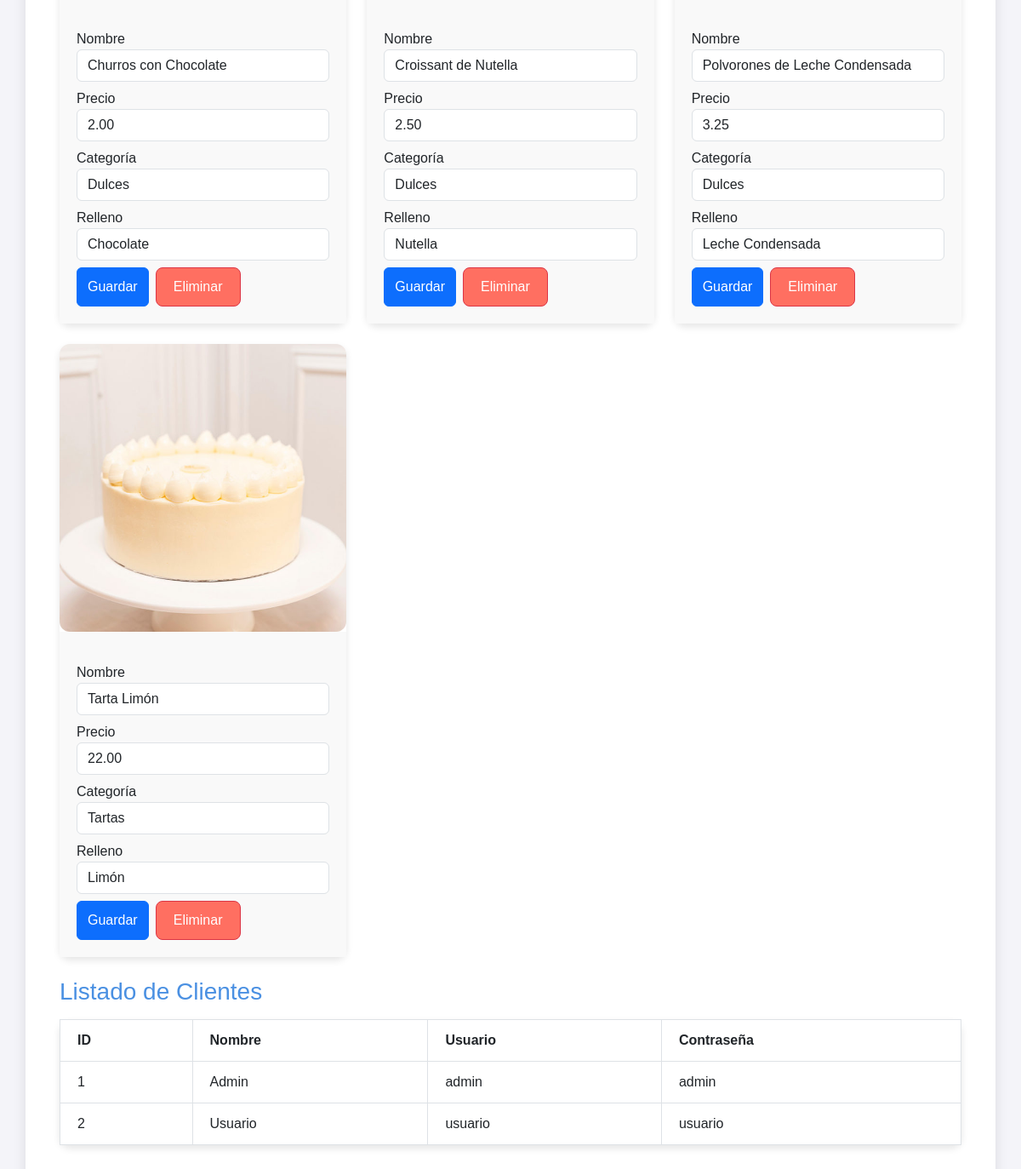
The page /mainAdmin.php (signed in, lower part) on the database as committed earlier.
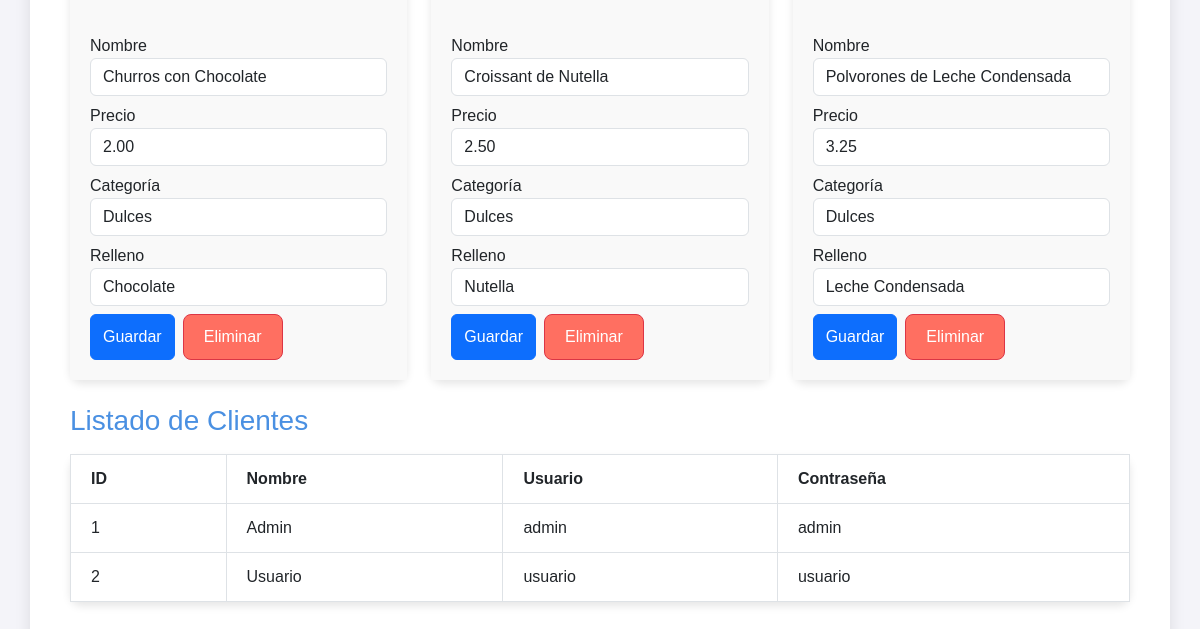
The same page on the database as committed later.
### tables this page shows
CREATE TABLE IF NOT EXISTS productos (
    id INT AUTO_INCREMENT PRIMARY KEY,
    nombre VARCHAR(50) NOT NULL,
    precio DECIMAL(10, 2) NOT NULL,
    categoria VARCHAR(255),
    tipo VARCHAR(50),
    relleno VARCHAR(255),
    imagen VARCHAR(255)  
);

CREATE TABLE IF NOT EXISTS clientes (
    id INT AUTO_INCREMENT PRIMARY KEY,
    nombre VARCHAR(50) NOT NULL,
    usuario VARCHAR(100) NOT NULL UNIQUE,
    contrasena VARCHAR(255) NOT NULL
);

### public/mainAdmin.php (the view, shortened to what this page needs)
<?php
$conexion = Conexion::obtenerInstancia()->obtenerConexion();
try {
    $sqlProductos = "SELECT id, nombre, precio, categoria, tipo, relleno, imagen FROM productos";
    $stmtProductos = $conexion->prepare($sqlProductos);
    $stmtProductos->execute();
    $productos = $stmtProductos->fetchAll(PDO::FETCH_ASSOC);
    $sqlUsuarios = "SELECT id, nombre, usuario, contrasena FROM clientes";
    $stmtUsuarios = $conexion->prepare($sqlUsuarios);
    $stmtUsuarios->execute();
    $usuarios = $stmtUsuarios->fetchAll(PDO::FETCH_ASSOC);
} catch (PDOException $e) {
    die("Error al obtener datos: " . $e->getMessage());
}
?>
<!DOCTYPE html>
<html lang="es">
<head>
    <link href="https://cdn.jsdelivr.net/npm/bootstrap@5.3.0-alpha1/dist/css/bootstrap.min.css" rel="stylesheet">
    <link href="css/style6.css" rel="stylesheet">
</head>
<body>
    <div class="container mt-5">
        <?php if (!empty($productos)) : ?>
            <div class="row row-cols-1 row-cols-md-3 g-4 mt-3">
                <?php foreach ($productos as $producto) : ?>
                    <div class="col">
                        <div class="card h-100">
                            <img src="<?php echo htmlspecialchars($producto['imagen']); ?>"
                                 class="card-img-top"
                                 alt="Imagen de <?php echo htmlspecialchars($producto['nombre']); ?>">
                            <div class="card-body">
                                <form method="POST" class="mt-3">
                                    <div class="mb-2">
                                        <label for="nombre_<?php echo $producto['id']; ?>">Nombre</label>
                                        <input type="text" id="nombre_<?php echo $producto['id']; ?>" name="nombre" class="form-control" value="<?php echo htmlspecialchars($producto['nombre']); ?>">
                                    </div>
                                    <div class="mb-2">
                                        <label for="precio_<?php echo $producto['id']; ?>">Precio</label>
                                        <input type="number" id="precio_<?php echo $producto['id']; ?>" name="precio" class="form-control" step="0.01" value="<?php echo htmlspecialchars($producto['precio']); ?>">
                                    </div>
                                    <div class="mb-2">
                                        <label for="categoria_<?php echo $producto['id']; ?>">Categoría</label>
                                        <input type="text" id="categoria_<?php echo $producto['id']; ?>" name="categoria" class="form-control" value="<?php echo htmlspecialchars($producto['categoria']); ?>">
                                    </div>
                                    <div class="mb-2">
                                        <label for="relleno_<?php echo $producto['id']; ?>">Relleno</label>
                                        <input type="text" id="relleno_<?php echo $producto['id']; ?>" name="relleno" class="form-control" value="<?php echo htmlspecialchars($producto['relleno']); ?>">
                                    </div>
                                    <div class="d-flex">
                                        <button type="submit" name="editar_producto" class="btn btn-primary me-2 confirmar-guardar">Guardar</button>
                                        <button type="submit" name="eliminar_producto" class="btn btn-danger confirmar-eliminar">Eliminar</button>
                                    </div>
                                </form>
                            </div>
                        </div>
                    </div>
                <?php endforeach; ?>
            </div>
        <?php else : ?>
            <p>No hay productos disponibles.</p>
        <?php endif; ?>
        <h3 class="mt-4">Listado de Clientes</h3>
        <?php if (!empty($usuarios)) : ?>
            <table class="table table-bordered mt-3">
                <thead>
                    <tr>
                        <th>ID</th>
                        <th>Nombre</th>
                        <th>Usuario</th>
                        <th>Contraseña</th>
                    </tr>
                </thead>
                <tbody>
                    <?php foreach ($usuarios as $usuario) : ?>
                        <tr>
                            <td><?php echo htmlspecialchars($usuario['id']); ?></td>
                            <td><?php echo htmlspecialchars($usuario['nombre']); ?></td>
                            <td><?php echo htmlspecialchars($usuario['usuario']); ?></td>
                            <td><?php echo htmlspecialchars($usuario['contrasena']); ?></td>
                        </tr>
                    <?php endforeach; ?>
                </tbody>
            </table>
        <?php else : ?>
            <p>No hay clientes registrados.</p>
        <?php endif; ?>
    </div>
</body>
</html>

Rows that differ between the two databases and show on the page:
removed productos: imagen (picture), nombre "Tarta Limón", precio "22.00", categoria "Tartas", relleno "Limón"
